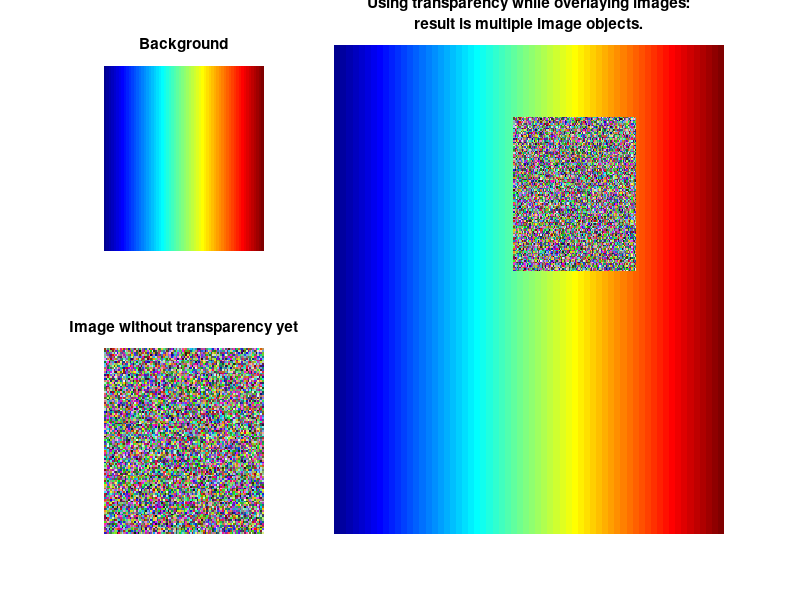

MATLAB code for this plot:
% Create the background
% This example uses a blend of colors from left to right, converted to a TrueColor image
% Use repmat to replicate the pattern in the matrix
% Use the "jet" colormap to specify the color space
bg = ind2rgb(repmat(1:64,64,1),jet(64));

% Create an image and its corresponding transparency data
% This example uses a random set of pixels to create a TrueColor image
im = rand(100,100,3);
% Make the image fade in from left to right by designing its alphadata
% Use repmat to replicate the pattern in the transparency fading
imAlphaData = repmat(0:1/size(im,2):1-1/size(im,2),size(im,1),1);

% Display the images created in subplots
hf = figure('units','normalized','position',[.2 .2 .6 .6]);
ax1 = subplot(2,3,1);
ibg = image(bg);
axis off
title('Background')
ax2 = subplot(2,3,4);
iim = image(im);
axis off
title('Image without transparency yet')

% Now set up axes that overlay the background with the image
% Notice how the image is resized from specifying the spatial
% coordinates to locate it in the axes.
ax3 = subplot(2,3,[2:3, 5:6]);
ibg2 = image(bg);
axis off
hold on
% Overlay the image, and set the transparency previously calculated
iim2 = image(im, 'XData',[30 50],'YData',[10 30]);
set(iim2,'AlphaData',imAlphaData);
title(sprintf('Using transparency while overlaying images:\nresult is multiple image objects.'))